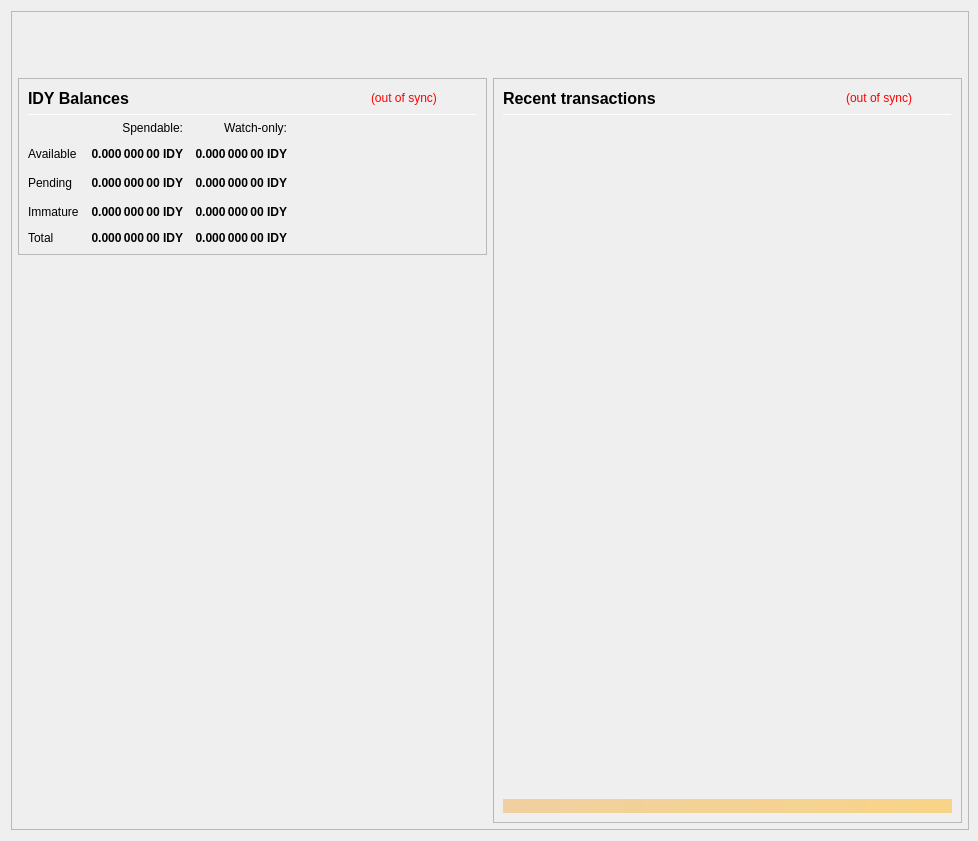
<?xml version="1.0" encoding="UTF-8"?>
<ui version="4.0">
 <class>OverviewPage</class>
 <widget class="QWidget" name="OverviewPage">
  <property name="geometry">
   <rect>
    <x>0</x>
    <y>0</y>
    <width>978</width>
    <height>841</height>
   </rect>
  </property>
  <property name="minimumSize">
   <size>
    <width>960</width>
    <height>682</height>
   </size>
  </property>
  <property name="font">
   <font>
    <weight>50</weight>
    <bold>false</bold>
   </font>
  </property>
  <property name="windowTitle">
   <string>Form</string>
  </property>
  <layout class="QVBoxLayout" name="topLayout" stretch="0">
   <property name="rightMargin">
    <number>9</number>
   </property>
   <item>
    <widget class="QFrame" name="frame_BG">
     <property name="minimumSize">
      <size>
       <width>850</width>
       <height>610</height>
      </size>
     </property>
     <property name="maximumSize">
      <size>
       <width>16777215</width>
       <height>16777215</height>
      </size>
     </property>
     <property name="frameShape">
      <enum>QFrame::StyledPanel</enum>
     </property>
     <property name="frameShadow">
      <enum>QFrame::Raised</enum>
     </property>
     <layout class="QVBoxLayout" name="verticalLayout_3" stretch="0">
      <property name="leftMargin">
       <number>0</number>
      </property>
      <property name="topMargin">
       <number>0</number>
      </property>
      <property name="rightMargin">
       <number>0</number>
      </property>
      <property name="bottomMargin">
       <number>6</number>
      </property>
      <item>
       <layout class="QVBoxLayout" name="verticalLayout_Master" stretch="0,1">
        <property name="leftMargin">
         <number>0</number>
        </property>
        <property name="topMargin">
         <number>0</number>
        </property>
        <property name="rightMargin">
         <number>0</number>
        </property>
        <property name="bottomMargin">
         <number>0</number>
        </property>
        <item>
         <widget class="QFrame" name="frame_Header">
          <layout class="QVBoxLayout" name="verticalLayout_Header" stretch="0">
           <property name="leftMargin">
            <number>0</number>
           </property>
           <property name="topMargin">
            <number>0</number>
           </property>
           <property name="rightMargin">
            <number>0</number>
           </property>
           <property name="bottomMargin">
            <number>0</number>
           </property>
           <item>
            <layout class="QHBoxLayout" name="horizontalLayout_Header" stretch="1,0">
             <property name="spacing">
              <number>6</number>
             </property>
             <item>
              <spacer name="horizontalSpacer_Header">
               <property name="orientation">
                <enum>Qt::Horizontal</enum>
               </property>
               <property name="sizeHint" stdset="0">
                <size>
                 <width>40</width>
                 <height>20</height>
                </size>
               </property>
              </spacer>
             </item>
             <item>
              <widget class="QLabel" name="labelOverviewHeaderRight">
               <property name="minimumSize">
                <size>
                 <width>464</width>
                 <height>60</height>
                </size>
               </property>
               <property name="maximumSize">
                <size>
                 <width>16777215</width>
                 <height>60</height>
                </size>
               </property>
               <property name="font">
                <font>
                 <pointsize>14</pointsize>
                </font>
               </property>
               <property name="text">
                <string/>
               </property>
               <property name="alignment">
                <set>Qt::AlignRight|Qt::AlignTrailing|Qt::AlignVCenter</set>
               </property>
              </widget>
             </item>
            </layout>
           </item>
          </layout>
         </widget>
        </item>
        <item>
         <widget class="QFrame" name="frame_Content">
          <layout class="QVBoxLayout" name="verticalLayout_Content">
           <property name="leftMargin">
            <number>6</number>
           </property>
           <property name="topMargin">
            <number>0</number>
           </property>
           <property name="rightMargin">
            <number>6</number>
           </property>
           <property name="bottomMargin">
            <number>0</number>
           </property>
           <item>
            <layout class="QHBoxLayout" name="horizontalLayout_Content" stretch="1,1">
             <property name="spacing">
              <number>6</number>
             </property>
             <item>
              <layout class="QVBoxLayout" name="verticalLayout_left" stretch="0,0">
               <item>
                <widget class="QFrame" name="frameBalances">
                 <property name="frameShape">
                  <enum>QFrame::StyledPanel</enum>
                 </property>
                 <property name="frameShadow">
                  <enum>QFrame::Raised</enum>
                 </property>
                 <layout class="QVBoxLayout" name="verticalLayout_4">
                  <item>
                   <layout class="QHBoxLayout" name="hlBalancesHeader" stretch="2,0,0">
                    <property name="spacing">
                     <number>6</number>
                    </property>
                    <item>
                     <widget class="QLabel" name="labelBalances">
                      <property name="minimumSize">
                       <size>
                        <width>0</width>
                        <height>0</height>
                       </size>
                      </property>
                      <property name="font">
                       <font>
                        <pointsize>12</pointsize>
                        <weight>75</weight>
                        <bold>true</bold>
                       </font>
                      </property>
                      <property name="text">
                       <string>IDY Balances</string>
                      </property>
                     </widget>
                    </item>
                    <item>
                     <widget class="QLabel" name="labelWalletStatus">
                      <property name="cursor">
                       <cursorShape>WhatsThisCursor</cursorShape>
                      </property>
                      <property name="toolTip">
                       <string>The displayed information may be out of date. Your wallet automatically synchronizes with the IDY network after a connection is established, but this process has not completed yet.</string>
                      </property>
                      <property name="styleSheet">
                       <string notr="true">QLabel { color: red; }</string>
                      </property>
                      <property name="text">
                       <string notr="true">(out of sync)</string>
                      </property>
                      <property name="alignment">
                       <set>Qt::AlignLeading|Qt::AlignLeft|Qt::AlignVCenter</set>
                      </property>
                     </widget>
                    </item>
                    <item>
                     <spacer name="hsBalancesHeader">
                      <property name="orientation">
                       <enum>Qt::Horizontal</enum>
                      </property>
                      <property name="sizeHint" stdset="0">
                       <size>
                        <width>40</width>
                        <height>20</height>
                       </size>
                      </property>
                     </spacer>
                    </item>
                   </layout>
                  </item>
                  <item>
                   <widget class="Line" name="lineBalances">
                    <property name="minimumSize">
                     <size>
                      <width>0</width>
                      <height>1</height>
                     </size>
                    </property>
                    <property name="maximumSize">
                     <size>
                      <width>16777215</width>
                      <height>1</height>
                     </size>
                    </property>
                    <property name="orientation">
                     <enum>Qt::Horizontal</enum>
                    </property>
                   </widget>
                  </item>
                  <item>
                   <layout class="QGridLayout" name="gridLayout">
                    <property name="spacing">
                     <number>12</number>
                    </property>
                    <item row="2" column="2">
                     <widget class="QLabel" name="labelWatchPending">
                      <property name="font">
                       <font>
                        <weight>75</weight>
                        <bold>true</bold>
                       </font>
                      </property>
                      <property name="cursor">
                       <cursorShape>ArrowCursor</cursorShape>
                      </property>
                      <property name="toolTip">
                       <string>Unconfirmed transactions to watch-only addresses</string>
                      </property>
                      <property name="text">
                       <string notr="true">0.000 000 00 IDY</string>
                      </property>
                      <property name="alignment">
                       <set>Qt::AlignRight|Qt::AlignTrailing|Qt::AlignVCenter</set>
                      </property>
                      <property name="textInteractionFlags">
                       <set>Qt::NoTextInteraction</set>
                      </property>
                     </widget>
                    </item>
                    <item row="2" column="1">
                     <widget class="QLabel" name="labelUnconfirmed">
                      <property name="font">
                       <font>
                        <weight>75</weight>
                        <bold>true</bold>
                       </font>
                      </property>
                      <property name="cursor">
                       <cursorShape>ArrowCursor</cursorShape>
                      </property>
                      <property name="toolTip">
                       <string>Total of transactions that have yet to be confirmed, and do not yet count toward the spendable balance</string>
                      </property>
                      <property name="text">
                       <string notr="true">0.000 000 00 IDY</string>
                      </property>
                      <property name="alignment">
                       <set>Qt::AlignRight|Qt::AlignTrailing|Qt::AlignVCenter</set>
                      </property>
                      <property name="textInteractionFlags">
                       <set>Qt::NoTextInteraction</set>
                      </property>
                     </widget>
                    </item>
                    <item row="3" column="2">
                     <widget class="QLabel" name="labelWatchImmature">
                      <property name="font">
                       <font>
                        <weight>75</weight>
                        <bold>true</bold>
                       </font>
                      </property>
                      <property name="cursor">
                       <cursorShape>ArrowCursor</cursorShape>
                      </property>
                      <property name="toolTip">
                       <string>Staked or masternode rewards in watch-only addresses that has not yet matured</string>
                      </property>
                      <property name="text">
                       <string notr="true">0.000 000 00 IDY</string>
                      </property>
                      <property name="alignment">
                       <set>Qt::AlignRight|Qt::AlignTrailing|Qt::AlignVCenter</set>
                      </property>
                      <property name="textInteractionFlags">
                       <set>Qt::NoTextInteraction</set>
                      </property>
                     </widget>
                    </item>
                    <item row="4" column="0">
                     <widget class="QLabel" name="labelTotalText">
                      <property name="text">
                       <string>Total</string>
                      </property>
                      <property name="textInteractionFlags">
                       <set>Qt::NoTextInteraction</set>
                      </property>
                     </widget>
                    </item>
                    <item row="3" column="1">
                     <widget class="QLabel" name="labelImmature">
                      <property name="font">
                       <font>
                        <weight>75</weight>
                        <bold>true</bold>
                       </font>
                      </property>
                      <property name="cursor">
                       <cursorShape>ArrowCursor</cursorShape>
                      </property>
                      <property name="toolTip">
                       <string>Staked or masternode rewards that has not yet matured</string>
                      </property>
                      <property name="text">
                       <string notr="true">0.000 000 00 IDY</string>
                      </property>
                      <property name="alignment">
                       <set>Qt::AlignRight|Qt::AlignTrailing|Qt::AlignVCenter</set>
                      </property>
                      <property name="textInteractionFlags">
                       <set>Qt::NoTextInteraction</set>
                      </property>
                     </widget>
                    </item>
                    <item row="2" column="3">
                     <spacer name="hsBalances">
                      <property name="orientation">
                       <enum>Qt::Horizontal</enum>
                      </property>
                      <property name="sizeHint" stdset="0">
                       <size>
                        <width>40</width>
                        <height>20</height>
                       </size>
                      </property>
                     </spacer>
                    </item>
                    <item row="3" column="0">
                     <widget class="QLabel" name="labelImmatureText">
                      <property name="text">
                       <string>Immature</string>
                      </property>
                      <property name="textInteractionFlags">
                       <set>Qt::NoTextInteraction</set>
                      </property>
                     </widget>
                    </item>
                    <item row="4" column="1">
                     <widget class="QLabel" name="labelTotal">
                      <property name="font">
                       <font>
                        <weight>75</weight>
                        <bold>true</bold>
                       </font>
                      </property>
                      <property name="cursor">
                       <cursorShape>ArrowCursor</cursorShape>
                      </property>
                      <property name="toolTip">
                       <string>Your current total balance</string>
                      </property>
                      <property name="text">
                       <string notr="true">0.000 000 00 IDY</string>
                      </property>
                      <property name="alignment">
                       <set>Qt::AlignRight|Qt::AlignTrailing|Qt::AlignVCenter</set>
                      </property>
                      <property name="textInteractionFlags">
                       <set>Qt::NoTextInteraction</set>
                      </property>
                     </widget>
                    </item>
                    <item row="4" column="2">
                     <widget class="QLabel" name="labelWatchTotal">
                      <property name="font">
                       <font>
                        <weight>75</weight>
                        <bold>true</bold>
                       </font>
                      </property>
                      <property name="cursor">
                       <cursorShape>ArrowCursor</cursorShape>
                      </property>
                      <property name="toolTip">
                       <string>Current total balance in watch-only addresses</string>
                      </property>
                      <property name="text">
                       <string notr="true">0.000 000 00 IDY</string>
                      </property>
                      <property name="alignment">
                       <set>Qt::AlignRight|Qt::AlignTrailing|Qt::AlignVCenter</set>
                      </property>
                      <property name="textInteractionFlags">
                       <set>Qt::NoTextInteraction</set>
                      </property>
                     </widget>
                    </item>
                    <item row="0" column="2">
                     <widget class="QLabel" name="labelWatchonly">
                      <property name="text">
                       <string>Watch-only:</string>
                      </property>
                      <property name="alignment">
                       <set>Qt::AlignRight|Qt::AlignTrailing|Qt::AlignVCenter</set>
                      </property>
                     </widget>
                    </item>
                    <item row="1" column="0">
                     <widget class="QLabel" name="labelBalanceText">
                      <property name="text">
                       <string>Available</string>
                      </property>
                      <property name="textInteractionFlags">
                       <set>Qt::NoTextInteraction</set>
                      </property>
                     </widget>
                    </item>
                    <item row="1" column="1">
                     <widget class="QLabel" name="labelBalance">
                      <property name="font">
                       <font>
                        <weight>75</weight>
                        <bold>true</bold>
                       </font>
                      </property>
                      <property name="cursor">
                       <cursorShape>ArrowCursor</cursorShape>
                      </property>
                      <property name="toolTip">
                       <string>Your current spendable balance</string>
                      </property>
                      <property name="text">
                       <string notr="true">0.000 000 00 IDY</string>
                      </property>
                      <property name="alignment">
                       <set>Qt::AlignRight|Qt::AlignTrailing|Qt::AlignVCenter</set>
                      </property>
                      <property name="textInteractionFlags">
                       <set>Qt::NoTextInteraction</set>
                      </property>
                     </widget>
                    </item>
                    <item row="1" column="2">
                     <widget class="QLabel" name="labelWatchAvailable">
                      <property name="font">
                       <font>
                        <weight>75</weight>
                        <bold>true</bold>
                       </font>
                      </property>
                      <property name="cursor">
                       <cursorShape>ArrowCursor</cursorShape>
                      </property>
                      <property name="toolTip">
                       <string>Your current balance in watch-only addresses</string>
                      </property>
                      <property name="text">
                       <string notr="true">0.000 000 00 IDY</string>
                      </property>
                      <property name="alignment">
                       <set>Qt::AlignRight|Qt::AlignTrailing|Qt::AlignVCenter</set>
                      </property>
                      <property name="textInteractionFlags">
                       <set>Qt::NoTextInteraction</set>
                      </property>
                     </widget>
                    </item>
                    <item row="2" column="0">
                     <widget class="QLabel" name="labelPendingText">
                      <property name="text">
                       <string>Pending</string>
                      </property>
                      <property name="textInteractionFlags">
                       <set>Qt::NoTextInteraction</set>
                      </property>
                     </widget>
                    </item>
                    <item row="0" column="1">
                     <widget class="QLabel" name="labelSpendable">
                      <property name="text">
                       <string>Spendable:</string>
                      </property>
                      <property name="alignment">
                       <set>Qt::AlignRight|Qt::AlignTrailing|Qt::AlignVCenter</set>
                      </property>
                     </widget>
                    </item>
                   </layout>
                  </item>
                 </layout>
                </widget>
               </item>
               <item>
                <spacer name="verticalSpacer">
                 <property name="orientation">
                  <enum>Qt::Vertical</enum>
                 </property>
                 <property name="sizeHint" stdset="0">
                  <size>
                   <width>20</width>
                   <height>40</height>
                  </size>
                 </property>
                </spacer>
               </item>
              </layout>
             </item>
             <item>
              <layout class="QVBoxLayout" name="verticalLayout_right" stretch="1">
               <item>
                <widget class="QFrame" name="frame_RecentTransactions">
                 <property name="minimumSize">
                  <size>
                   <width>0</width>
                   <height>0</height>
                  </size>
                 </property>
                 <property name="frameShape">
                  <enum>QFrame::StyledPanel</enum>
                 </property>
                 <property name="frameShadow">
                  <enum>QFrame::Raised</enum>
                 </property>
                 <layout class="QVBoxLayout" name="verticalLayout_1" stretch="0,0,0,0,0">
                  <item>
                   <layout class="QHBoxLayout" name="horizontalLayout_2" stretch="2,0,0">
                    <property name="spacing">
                     <number>3</number>
                    </property>
                    <item>
                     <widget class="QLabel" name="label_4">
                      <property name="minimumSize">
                       <size>
                        <width>0</width>
                        <height>20</height>
                       </size>
                      </property>
                      <property name="font">
                       <font>
                        <pointsize>12</pointsize>
                        <weight>75</weight>
                        <bold>true</bold>
                       </font>
                      </property>
                      <property name="text">
                       <string>Recent transactions</string>
                      </property>
                     </widget>
                    </item>
                    <item>
                     <widget class="QLabel" name="labelTransactionsStatus">
                      <property name="cursor">
                       <cursorShape>WhatsThisCursor</cursorShape>
                      </property>
                      <property name="toolTip">
                       <string>The displayed information may be out of date. Your wallet automatically synchronizes with the IDY network after a connection is established, but this process has not completed yet.</string>
                      </property>
                      <property name="styleSheet">
                       <string notr="true">QLabel { color: red; }</string>
                      </property>
                      <property name="text">
                       <string notr="true">(out of sync)</string>
                      </property>
                      <property name="alignment">
                       <set>Qt::AlignRight|Qt::AlignTrailing|Qt::AlignVCenter</set>
                      </property>
                     </widget>
                    </item>
                    <item>
                     <spacer name="horizontalSpacer">
                      <property name="orientation">
                       <enum>Qt::Horizontal</enum>
                      </property>
                      <property name="sizeHint" stdset="0">
                       <size>
                        <width>40</width>
                        <height>20</height>
                       </size>
                      </property>
                     </spacer>
                    </item>
                   </layout>
                  </item>
                  <item>
                   <widget class="Line" name="line">
                    <property name="minimumSize">
                     <size>
                      <width>0</width>
                      <height>1</height>
                     </size>
                    </property>
                    <property name="maximumSize">
                     <size>
                      <width>16777215</width>
                      <height>1</height>
                     </size>
                    </property>
                    <property name="orientation">
                     <enum>Qt::Horizontal</enum>
                    </property>
                   </widget>
                  </item>
                  <item>
                   <widget class="QListView" name="listTransactions">
                    <property name="minimumSize">
                     <size>
                      <width>0</width>
                      <height>0</height>
                     </size>
                    </property>
                    <property name="styleSheet">
                     <string notr="true">QListView { background: transparent; }</string>
                    </property>
                    <property name="frameShape">
                     <enum>QFrame::NoFrame</enum>
                    </property>
                    <property name="verticalScrollBarPolicy">
                     <enum>Qt::ScrollBarAlwaysOff</enum>
                    </property>
                    <property name="horizontalScrollBarPolicy">
                     <enum>Qt::ScrollBarAlwaysOff</enum>
                    </property>
                    <property name="selectionMode">
                     <enum>QAbstractItemView::NoSelection</enum>
                    </property>
                   </widget>
                  </item>
                  <item>
                   <spacer name="verticalSpacer_2">
                    <property name="orientation">
                     <enum>Qt::Vertical</enum>
                    </property>
                    <property name="sizeType">
                     <enum>QSizePolicy::Expanding</enum>
                    </property>
                    <property name="sizeHint" stdset="0">
                     <size>
                      <width>20</width>
                      <height>40</height>
                     </size>
                    </property>
                   </spacer>
                  </item>
                  <item>
                   <widget class="QLabel" name="labelAlerts">
                    <property name="maximumSize">
                     <size>
                      <width>16777215</width>
                      <height>16777215</height>
                     </size>
                    </property>
                    <property name="styleSheet">
                     <string notr="true">background-color: qlineargradient(x1: 0, y1: 0, x2: 1, y2: 0, stop:0 #F0D0A0, stop:1 #F8D488); color:#000000;</string>
                    </property>
                    <property name="text">
                     <string/>
                    </property>
                    <property name="wordWrap">
                     <bool>true</bool>
                    </property>
                    <property name="margin">
                     <number>3</number>
                    </property>
                   </widget>
                  </item>
                 </layout>
                </widget>
               </item>
              </layout>
             </item>
            </layout>
           </item>
          </layout>
         </widget>
        </item>
       </layout>
      </item>
     </layout>
    </widget>
   </item>
  </layout>
 </widget>
 <resources/>
 <connections/>
</ui>
